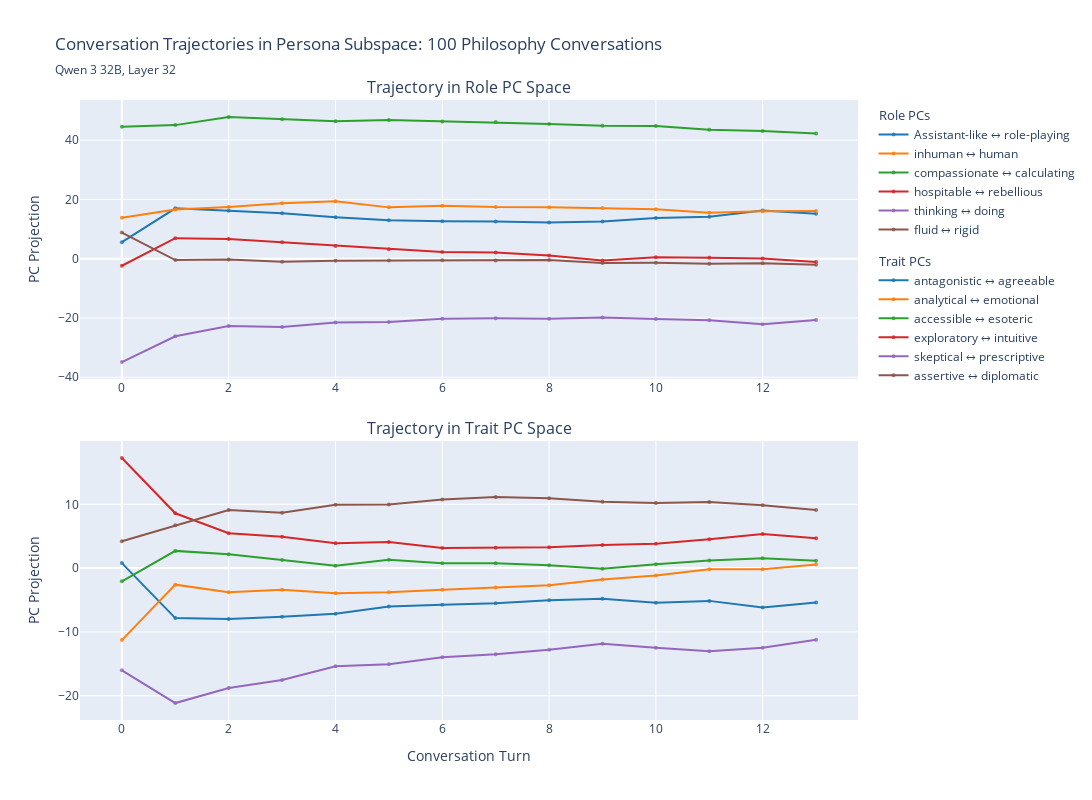

The code cell stored with this chart in its notebook:
### Code cell
# Create a combined plot showing both role and trait trajectories
filename = "auto_philosophy"
import plotly.subplots as sp

# Create subplot figure
combined_fig = sp.make_subplots(
    rows=2, cols=1,
    subplot_titles=("Trajectory in Role PC Space", "Trajectory in Trait PC Space"),
    vertical_spacing=0.1
)

for tr in plot_mean_response_trajectory(
        role_projs, conversation=None, title="<b>Role PCs</b>", pc_titles=role_pc_titles, projection=True
    ).data:
    tr.update(
        showlegend=True,
        legendgroup="role",
        legendgrouptitle_text="Role PCs"
    )
    combined_fig.add_trace(tr, row=1, col=1)

# Add trait traces to second subplot
for tr in plot_mean_response_trajectory(
        trait_projs, conversation=None, title="<b>Trait PCs</b>", pc_titles=trait_pc_titles, projection=True
    ).data:
    tr.update(
        showlegend=True,
        legendgroup="trait",
        legendgrouptitle_text="Trait PCs"
    )
    combined_fig.add_trace(tr, row=2, col=1)

combined_fig.update_layout(
    height=800,
    width=1200,
    title={
        "text": f"Conversation Trajectories in Persona Subspace: 100 Philosophy Conversations",
        "subtitle": {"text": f"{model_readable}, Layer {layer}"}
    },
    showlegend=True,
    legend=dict(
        traceorder="grouped",     # keeps groups together
        groupclick="toggleitem",
        x=1.02, xanchor="left",   # place legend outside on the right
        y=1, yanchor="top"
    ),
    legend_tracegroupgap=12       # space between groups
)
# Bottom x-axis label only
combined_fig.update_xaxes(title_text="Conversation Turn", row=2, col=1)

# Y-axis labels for both subplots
combined_fig.update_yaxes(title_text="PC Projection", row=1, col=1)
combined_fig.update_yaxes(title_text="PC Projection", row=2, col=1)

combined_fig.show()
combined_fig.write_html(f"{plot_output_dir}/{filename}.html")

### Figure 1 — Plotly figure (JSON) as saved in the notebook; plotly's stock layout.template omitted (floating-point values rounded to 4 significant figures)
{"data": [{"hovertemplate": "<b>%{fullData.name}</b><br>%{text}<br><b>Cosine Similarity:</b> %{y:.3f}<br><extra></extra>", "legendgroup": "role", "legendgrouptitle": {"text": "Role PCs"}, "line": {"color": "#1f77b4", "width": 2}, "marker": {"color": "#1f77b4", "opacity": 0.8, "size": 4}, "mode": "lines+markers", "name": "Assistant-like ↔ role-playing", "showlegend": true, "text": ["<b>Turn 0</b>", "<b>Turn 1</b>", "<b>Turn 2</b>", "<b>Turn 3</b>", "<b>Turn 4</b>", "<b>Turn 5</b>", "<b>Turn 6</b>", "<b>Turn 7</b>", "<b>Turn 8</b>", "<b>Turn 9</b>", "<b>Turn 10</b>", "<b>Turn 11</b>", "<b>Turn 12</b>", "<b>Turn 13</b>"], "type": "scatter", "x": [0, 1, 2, 3, 4, 5, 6, 7, 8, 9, 10, 11, 12, 13], "xaxis": "x", "y": [5.591, 16.98, 16.2, 15.32, 13.95, 12.96, 12.62, 12.58, 12.17, 12.53, 13.76, 14.14, 16.3, 15.13], "yaxis": "y"}, {"hovertemplate": "<b>%{fullData.name}</b><br>%{text}<br><b>Cosine Similarity:</b> %{y:.3f}<br><extra></extra>", "legendgroup": "role", "legendgrouptitle": {"text": "Role PCs"}, "line": {"color": "#ff7f0e", "width": 2}, "marker": {"color": "#ff7f0e", "opacity": 0.8, "size": 4}, "mode": "lines+markers", "name": "inhuman ↔ human", "showlegend": true, "text": ["<b>Turn 0</b>", "<b>Turn 1</b>", "<b>Turn 2</b>", "<b>Turn 3</b>", "<b>Turn 4</b>", "<b>Turn 5</b>", "<b>Turn 6</b>", "<b>Turn 7</b>", "<b>Turn 8</b>", "<b>Turn 9</b>", "<b>Turn 10</b>", "<b>Turn 11</b>", "<b>Turn 12</b>", "<b>Turn 13</b>"], "type": "scatter", "x": [0, 1, 2, 3, 4, 5, 6, 7, 8, 9, 10, 11, 12, 13], "xaxis": "x", "y": [13.78, 16.57, 17.46, 18.69, 19.37, 17.32, 17.85, 17.4, 17.38, 17.12, 16.72, 15.48, 15.98, 16.08], "yaxis": "y"}, {"hovertemplate": "<b>%{fullData.name}</b><br>%{text}<br><b>Cosine Similarity:</b> %{y:.3f}<br><extra></extra>", "legendgroup": "role", "legendgrouptitle": {"text": "Role PCs"}, "line": {"color": "#2ca02c", "width": 2}, "marker": {"color": "#2ca02c", "opacity": 0.8, "size": 4}, "mode": "lines+markers", "name": "compassionate ↔ calculating", "showlegend": true, "text": ["<b>Turn 0</b>", "<b>Turn 1</b>", "<b>Turn 2</b>", "<b>Turn 3</b>", "<b>Turn 4</b>", "<b>Turn 5</b>", "<b>Turn 6</b>", "<b>Turn 7</b>", "<b>Turn 8</b>", "<b>Turn 9</b>", "<b>Turn 10</b>", "<b>Turn 11</b>", "<b>Turn 12</b>", "<b>Turn 13</b>"], "type": "scatter", "x": [0, 1, 2, 3, 4, 5, 6, 7, 8, 9, 10, 11, 12, 13], "xaxis": "x", "y": [44.49, 45.06, 47.82, 47.05, 46.41, 46.77, 46.32, 46.1, 45.43, 44.88, 44.75, 43.51, 43.04, 42.28], "yaxis": "y"}, {"hovertemplate": "<b>%{fullData.name}</b><br>%{text}<br><b>Cosine Similarity:</b> %{y:.3f}<br><extra></extra>", "legendgroup": "role", "legendgrouptitle": {"text": "Role PCs"}, "line": {"color": "#d62728", "width": 2}, "marker": {"color": "#d62728", "opacity": 0.8, "size": 4}, "mode": "lines+markers", "name": "hospitable ↔ rebellious", "showlegend": true, "text": ["<b>Turn 0</b>", "<b>Turn 1</b>", "<b>Turn 2</b>", "<b>Turn 3</b>", "<b>Turn 4</b>", "<b>Turn 5</b>", "<b>Turn 6</b>", "<b>Turn 7</b>", "<b>Turn 8</b>", "<b>Turn 9</b>", "<b>Turn 10</b>", "<b>Turn 11</b>", "<b>Turn 12</b>", "<b>Turn 13</b>"], "type": "scatter", "x": [0, 1, 2, 3, 4, 5, 6, 7, 8, 9, 10, 11, 12, 13], "xaxis": "x", "y": [-2.382, 6.925, 6.688, 5.572, 4.252, 3.171, 2.238, 2.124, 1.09, -0.616, 0.5056, 0.3434, 0.05353, -1.12], "yaxis": "y"}, {"hovertemplate": "<b>%{fullData.name}</b><br>%{text}<br><b>Cosine Similarity:</b> %{y:.3f}<br><extra></extra>", "legendgroup": "role", "legendgrouptitle": {"text": "Role PCs"}, "line": {"color": "#9467bd", "width": 2}, "marker": {"color": "#9467bd", "opacity": 0.8, "size": 4}, "mode": "lines+markers", "name": "thinking ↔ doing", "showlegend": true, "text": ["<b>Turn 0</b>", "<b>Turn 1</b>", "<b>Turn 2</b>", "<b>Turn 3</b>", "<b>Turn 4</b>", "<b>Turn 5</b>", "<b>Turn 6</b>", "<b>Turn 7</b>", "<b>Turn 8</b>", "<b>Turn 9</b>", "<b>Turn 10</b>", "<b>Turn 11</b>", "<b>Turn 12</b>", "<b>Turn 13</b>"], "type": "scatter", "x": [0, 1, 2, 3, 4, 5, 6, 7, 8, 9, 10, 11, 12, 13], "xaxis": "x", "y": [-34.86, -26.18, -22.74, -23.05, -21.48, -21.39, -20.25, -20.07, -20.24, -19.85, -20.34, -20.74, -22.08, -20.68], "yaxis": "y"}, {"hovertemplate": "<b>%{fullData.name}</b><br>%{text}<br><b>Cosine Similarity:</b> %{y:.3f}<br><extra></extra>", "legendgroup": "role", "legendgrouptitle": {"text": "Role PCs"}, "line": {"color": "#8c564b", "width": 2}, "marker": {"color": "#8c564b", "opacity": 0.8, "size": 4}, "mode": "lines+markers", "name": "fluid ↔ rigid", "showlegend": true, "text": ["<b>Turn 0</b>", "<b>Turn 1</b>", "<b>Turn 2</b>", "<b>Turn 3</b>", "<b>Turn 4</b>", "<b>Turn 5</b>", "<b>Turn 6</b>", "<b>Turn 7</b>", "<b>Turn 8</b>", "<b>Turn 9</b>", "<b>Turn 10</b>", "<b>Turn 11</b>", "<b>Turn 12</b>", "<b>Turn 13</b>"], "type": "scatter", "x": [0, 1, 2, 3, 4, 5, 6, 7, 8, 9, 10, 11, 12, 13], "xaxis": "x", "y": [8.798, -0.4621, -0.2588, -0.9866, -0.6947, -0.6403, -0.5078, -0.612, -0.4379, -1.443, -1.393, -1.701, -1.569, -2.081], "yaxis": "y"}, {"hovertemplate": "<b>%{fullData.name}</b><br>%{text}<br><b>Cosine Similarity:</b> %{y:.3f}<br><extra></extra>", "legendgroup": "trait", "legendgrouptitle": {"text": "Trait PCs"}, "line": {"color": "#1f77b4", "width": 2}, "marker": {"color": "#1f77b4", "opacity": 0.8, "size": 4}, "mode": "lines+markers", "name": "antagonistic ↔ agreeable", "showlegend": true, "text": ["<b>Turn 0</b>", "<b>Turn 1</b>", "<b>Turn 2</b>", "<b>Turn 3</b>", "<b>Turn 4</b>", "<b>Turn 5</b>", "<b>Turn 6</b>", "<b>Turn 7</b>", "<b>Turn 8</b>", "<b>Turn 9</b>", "<b>Turn 10</b>", "<b>Turn 11</b>", "<b>Turn 12</b>", "<b>Turn 13</b>"], "type": "scatter", "x": [0, 1, 2, 3, 4, 5, 6, 7, 8, 9, 10, 11, 12, 13], "xaxis": "x2", "y": [0.7829, -7.836, -7.989, -7.641, -7.161, -6.028, -5.753, -5.512, -5.03, -4.814, -5.422, -5.137, -6.185, -5.374], "yaxis": "y2"}, {"hovertemplate": "<b>%{fullData.name}</b><br>%{text}<br><b>Cosine Similarity:</b> %{y:.3f}<br><extra></extra>", "legendgroup": "trait", "legendgrouptitle": {"text": "Trait PCs"}, "line": {"color": "#ff7f0e", "width": 2}, "marker": {"color": "#ff7f0e", "opacity": 0.8, "size": 4}, "mode": "lines+markers", "name": "analytical ↔ emotional", "showlegend": true, "text": ["<b>Turn 0</b>", "<b>Turn 1</b>", "<b>Turn 2</b>", "<b>Turn 3</b>", "<b>Turn 4</b>", "<b>Turn 5</b>", "<b>Turn 6</b>", "<b>Turn 7</b>", "<b>Turn 8</b>", "<b>Turn 9</b>", "<b>Turn 10</b>", "<b>Turn 11</b>", "<b>Turn 12</b>", "<b>Turn 13</b>"], "type": "scatter", "x": [0, 1, 2, 3, 4, 5, 6, 7, 8, 9, 10, 11, 12, 13], "xaxis": "x2", "y": [-11.29, -2.592, -3.801, -3.41, -3.935, -3.782, -3.378, -3.025, -2.683, -1.802, -1.151, -0.1729, -0.1911, 0.5682], "yaxis": "y2"}, {"hovertemplate": "<b>%{fullData.name}</b><br>%{text}<br><b>Cosine Similarity:</b> %{y:.3f}<br><extra></extra>", "legendgroup": "trait", "legendgrouptitle": {"text": "Trait PCs"}, "line": {"color": "#2ca02c", "width": 2}, "marker": {"color": "#2ca02c", "opacity": 0.8, "size": 4}, "mode": "lines+markers", "name": "accessible ↔ esoteric", "showlegend": true, "text": ["<b>Turn 0</b>", "<b>Turn 1</b>", "<b>Turn 2</b>", "<b>Turn 3</b>", "<b>Turn 4</b>", "<b>Turn 5</b>", "<b>Turn 6</b>", "<b>Turn 7</b>", "<b>Turn 8</b>", "<b>Turn 9</b>", "<b>Turn 10</b>", "<b>Turn 11</b>", "<b>Turn 12</b>", "<b>Turn 13</b>"], "type": "scatter", "x": [0, 1, 2, 3, 4, 5, 6, 7, 8, 9, 10, 11, 12, 13], "xaxis": "x2", "y": [-2.063, 2.7, 2.182, 1.26, 0.3755, 1.3, 0.7592, 0.7535, 0.4617, -0.1011, 0.623, 1.19, 1.529, 1.145], "yaxis": "y2"}, {"hovertemplate": "<b>%{fullData.name}</b><br>%{text}<br><b>Cosine Similarity:</b> %{y:.3f}<br><extra></extra>", "legendgroup": "trait", "legendgrouptitle": {"text": "Trait PCs"}, "line": {"color": "#d62728", "width": 2}, "marker": {"color": "#d62728", "opacity": 0.8, "size": 4}, "mode": "lines+markers", "name": "exploratory ↔ intuitive", "showlegend": true, "text": ["<b>Turn 0</b>", "<b>Turn 1</b>", "<b>Turn 2</b>", "<b>Turn 3</b>", "<b>Turn 4</b>", "<b>Turn 5</b>", "<b>Turn 6</b>", "<b>Turn 7</b>", "<b>Turn 8</b>", "<b>Turn 9</b>", "<b>Turn 10</b>", "<b>Turn 11</b>", "<b>Turn 12</b>", "<b>Turn 13</b>"], "type": "scatter", "x": [0, 1, 2, 3, 4, 5, 6, 7, 8, 9, 10, 11, 12, 13], "xaxis": "x2", "y": [17.27, 8.589, 5.47, 4.911, 3.908, 4.078, 3.166, 3.188, 3.254, 3.627, 3.831, 4.516, 5.347, 4.679], "yaxis": "y2"}, {"hovertemplate": "<b>%{fullData.name}</b><br>%{text}<br><b>Cosine Similarity:</b> %{y:.3f}<br><extra></extra>", "legendgroup": "trait", "legendgrouptitle": {"text": "Trait PCs"}, "line": {"color": "#9467bd", "width": 2}, "marker": {"color": "#9467bd", "opacity": 0.8, "size": 4}, "mode": "lines+markers", "name": "skeptical ↔ prescriptive", "showlegend": true, "text": ["<b>Turn 0</b>", "<b>Turn 1</b>", "<b>Turn 2</b>", "<b>Turn 3</b>", "<b>Turn 4</b>", "<b>Turn 5</b>", "<b>Turn 6</b>", "<b>Turn 7</b>", "<b>Turn 8</b>", "<b>Turn 9</b>", "<b>Turn 10</b>", "<b>Turn 11</b>", "<b>Turn 12</b>", "<b>Turn 13</b>"], "type": "scatter", "x": [0, 1, 2, 3, 4, 5, 6, 7, 8, 9, 10, 11, 12, 13], "xaxis": "x2", "y": [-16.02, -21.15, -18.79, -17.53, -15.39, -15.08, -13.98, -13.5, -12.79, -11.84, -12.47, -13.04, -12.48, -11.24], "yaxis": "y2"}, {"hovertemplate": "<b>%{fullData.name}</b><br>%{text}<br><b>Cosine Similarity:</b> %{y:.3f}<br><extra></extra>", "legendgroup": "trait", "legendgrouptitle": {"text": "Trait PCs"}, "line": {"color": "#8c564b", "width": 2}, "marker": {"color": "#8c564b", "opacity": 0.8, "size": 4}, "mode": "lines+markers", "name": "assertive ↔ diplomatic", "showlegend": true, "text": ["<b>Turn 0</b>", "<b>Turn 1</b>", "<b>Turn 2</b>", "<b>Turn 3</b>", "<b>Turn 4</b>", "<b>Turn 5</b>", "<b>Turn 6</b>", "<b>Turn 7</b>", "<b>Turn 8</b>", "<b>Turn 9</b>", "<b>Turn 10</b>", "<b>Turn 11</b>", "<b>Turn 12</b>", "<b>Turn 13</b>"], "type": "scatter", "x": [0, 1, 2, 3, 4, 5, 6, 7, 8, 9, 10, 11, 12, 13], "xaxis": "x2", "y": [4.217, 6.72, 9.108, 8.692, 9.941, 9.966, 10.74, 11.16, 10.95, 10.41, 10.21, 10.35, 9.849, 9.114], "yaxis": "y2"}], "layout": {"annotations": [{"font": {"size": 16}, "showarrow": false, "text": "Trajectory in Role PC Space", "x": 0.5, "xanchor": "center", "xref": "paper", "y": 1, "yanchor": "bottom", "yref": "paper"}, {"font": {"size": 16}, "showarrow": false, "text": "Trajectory in Trait PC Space", "x": 0.5, "xanchor": "center", "xref": "paper", "y": 0.45, "yanchor": "bottom", "yref": "paper"}], "height": 800, "legend": {"groupclick": "toggleitem", "tracegroupgap": 12, "traceorder": "grouped", "x": 1.02, "xanchor": "left", "y": 1, "yanchor": "top"}, "showlegend": true, "title": {"subtitle": {"text": "Qwen 3 32B, Layer 32"}, "text": "Conversation Trajectories in Persona Subspace: 100 Philosophy Conversations"}, "width": 1200, "xaxis": {"anchor": "y", "domain": [0, 1]}, "xaxis2": {"anchor": "y2", "domain": [0, 1], "title": {"text": "Conversation Turn"}}, "yaxis": {"anchor": "x", "domain": [0.55, 1], "title": {"text": "PC Projection"}}, "yaxis2": {"anchor": "x2", "domain": [0, 0.45], "title": {"text": "PC Projection"}}}}
